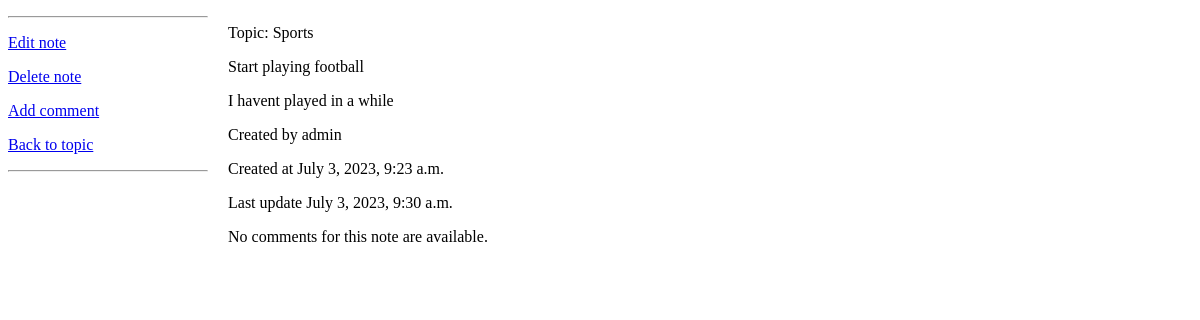
The app's page /notes/note/2/, older data.
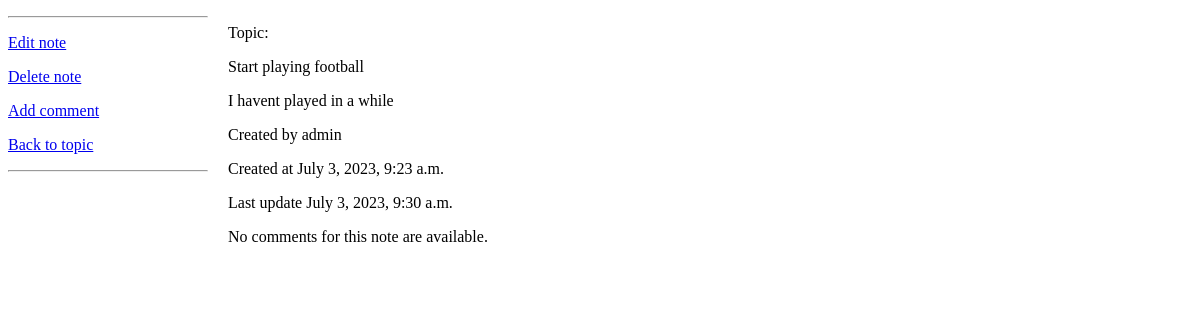
The same page, newer data.
### notes/models.py (models this page shows, shortened)
class Note(models.Model):
    topic = models.ForeignKey(Topic, on_delete=models.SET_NULL, null=True)
    author = models.ForeignKey(User, on_delete=models.SET_NULL, null=True)
    name = models.CharField(max_length=100)
    description = models.TextField(max_length=500)
    created_at = models.DateTimeField(auto_now_add=True)
    updated_at = models.DateTimeField(auto_now=True)
    completed = models.BooleanField(default=False)
    completed_by = models.ForeignKey(User, on_delete=models.SET_NULL, null=True, related_name='topic_completed_by')

class Topic(models.Model):
    author = models.ForeignKey(User, on_delete=models.SET_NULL, null=True)
    name = models.CharField(max_length=100)
    description = models.TextField(max_length=500)
    created_at = models.DateTimeField(auto_now_add=True)
    updated_at = models.DateTimeField(auto_now=True)

### notes/views.py (the view)
# urls.py: path("note/<int:note_id>/", views.note_detail, name="note_detail"),
def note_detail(request, note_id):
    note = get_object_or_404(Note, pk=note_id)
    comments = note.comment_set.all()
    return render(request, "notes/note_detail.html", {"note": note, 'comments': comments})

### notes/templates/notes/note_detail.html
<div>
    <div style = "float:left; width:200px; margin-right:20px;">
        <hr/>
        <p>
            <a href="/notes/note/edit/{{ note.id}}">Edit note</a>
        </p>
        <p>
            <a href="/notes/note/delete/{{ note.id}}">Delete note</a>
        </p>
        <p>
            <a href="/notes/comment/create/">Add comment</a>
        </p>
        <p>
            <a href="/notes/topic/{{ note.topic.id }}/">Back to topic</a>
        </p>
        <hr/>
    </div>
    <div style = "float:left;">
        <p>Topic: {{ note.topic.name }}</p>
        <p>{{ note.name }}</p>
        <p>{{ note.description }}</p>
        <p>Created by {{ note.author }}</p>
        <p>Created at {{ note.created_at }}</p>
        <p>Last update {{ note.updated_at }}</p>
        {% if comments %}
            {% for comment in comments %}
                <p>
                    <a href="/notes/comment/{{ comment.id }}/">{{ comment.message }} by {{ comment.author }}</a>&nbsp;
                    <a href="/notes/comment/edit/{{ comment.id }}/">Edit</a>&nbsp;
                    <a href="/notes/comment/delete/{{ comment.id }}/">Delete</a>
                </p>
            {% endfor %}
        {% else %}
            <p>No comments for this note are available.</p>
        {% endif %}
    </div>
</div>

Row changes from the older to the newer data that the page shows:
changed Note "Start playing football": topic.name "Sports" → (not shown)
